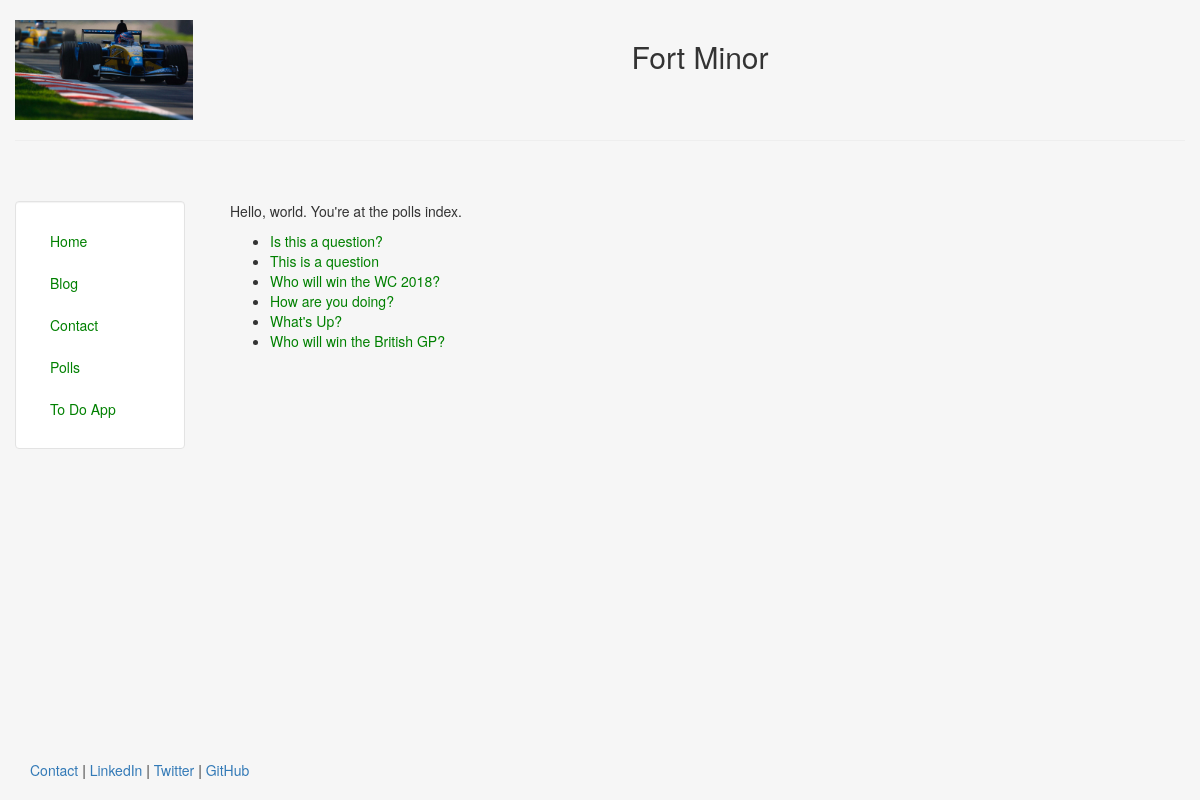
Screenshot of /polls/ with the database file from the repository.
### polls/models.py (models this page shows, shortened)
class Question(models.Model):
    question_text = models.CharField(max_length=200)
    pub_date = models.DateTimeField('date published')
    def was_published_recently(self):
        now = timezone.now()
        return now - datetime.timedelta(days=7) <= self.pub_date <= now
    was_published_recently.admin_order_field = 'pub_date'
    was_published_recently.boolean = True
    was_published_recently.short_description = 'Published recently?'

### polls/views.py (the view)
def index(request):
    latest_question_list = Question.objects.order_by('-pub_date')[:10]
    context = {
        'latest_question_list': latest_question_list,
    }
    return render(request, 'polls/index.html', context)

### polls/templates/polls/index.html
{% extends "personal/header.html" %}
{% block content %}
<p>Hello, world. You're at the polls index.</p>
{% if latest_question_list %}
    <ul>
        {% for question in latest_question_list %}
            <li><a href="{% url 'polls:detail' question.id %}">{{ question.question_text }}</a></li>
        {% endfor %}
    </ul>
{% else %}
    <p>No polls are available</p>
{% endif %}
{% endblock %}

### polls/static/polls/style.css (style rules this page uses)
li a { color: green; }

### personal/templates/personal/header.html (style rules this page uses)
html, body { height:100%; }

### rows the page displays
Question: question_text "Is this a question?"
Question: question_text "This is a question"
Question: question_text "Who will win the WC 2018?"
Question: question_text "How are you doing?"
Question: question_text "What's Up?"
Question: question_text "Who will win the British GP?"
